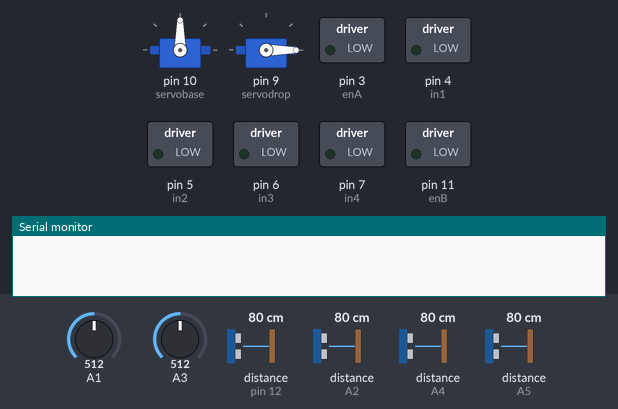
The sketch below on a simulated Arduino Uno, built with avr-gcc and run on an emulated ATmega328P. Shown: 2 × servo, switched loads named in the sketch (green lamp = pin HIGH), the last lines printed to the serial monitor. Wiring (inferred from the names in the program): 4 × ultrasonic range finder: trigger pin 2, echo A2 / trigger pin 8, echo A5 / trigger pin 13, echo pin 12 / trigger A0, echo A4. The test bench sets the inputs (shaded band); at power-on: distance to the obstacle (sensors on A2, A5, pin 12, A4) 80 cm, A1 = 512, A3 = 512. The echo pulse lasts 58.3 µs per cm; pins used as bus, display or sensor lines are not drawn.

Above: at 1.2 s.
1.3 s: distance to the obstacle (sensor on A2) set to 30 cm
At 4.0 s:
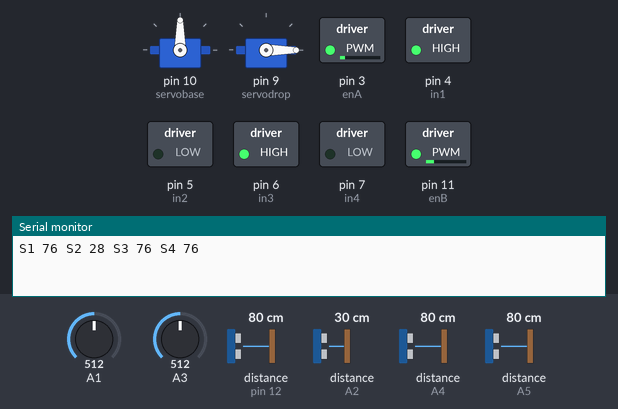
4.3 s: distance to the obstacle (sensor on A2) set to 26 cm
At 7.9 s:
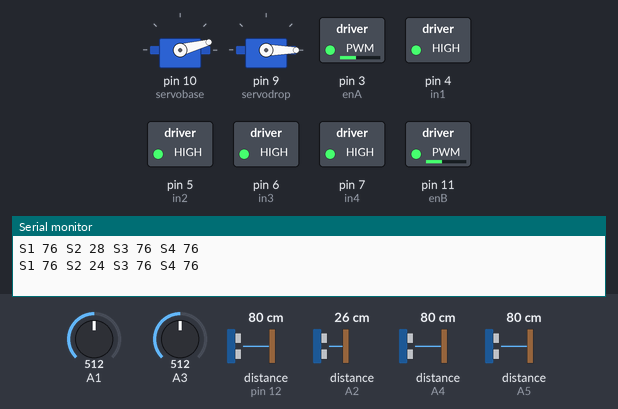
16.2 s: distance to the obstacle (sensor on A5) set to 7 cm
19.2 s: distance to the obstacle (sensor on A5) set to 4 cm
At 23.8 s:
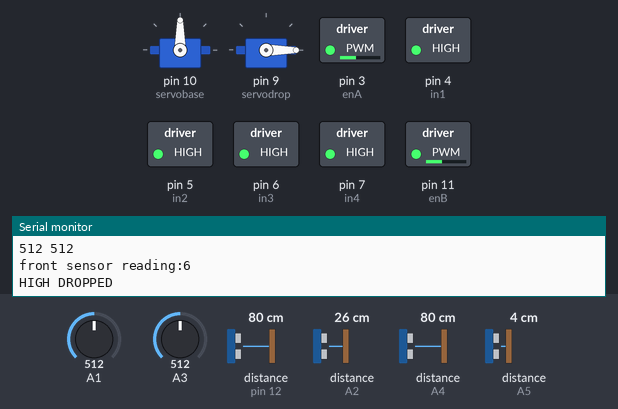
Timing chart, 0 to 29.5 s (numbered marks = the images above; inputs shaded):
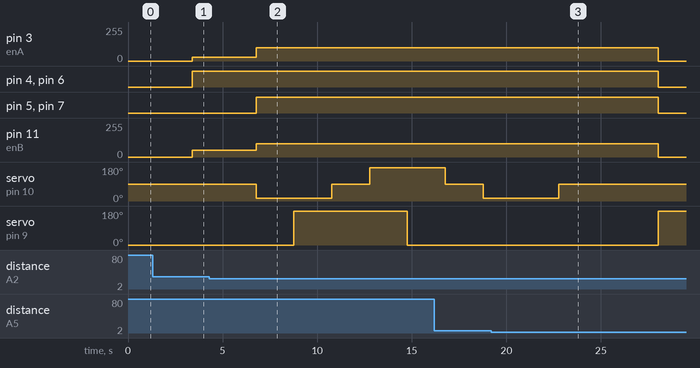

The sketch:

Naani_integrated.ino
```cpp
#define echof A5
#define echor A2
#define echol A4
#define echob 12
#define trigf 8
#define trigr 2
#define trigl A0
#define trigb 13

#include <RedBot.h>
#include <Servo.h>
Servo servobase;
Servo servodrop;

RedBotSensor left_sen = RedBotSensor(A1);
RedBotSensor center_sen = RedBotSensor(A3);
int pwm = 70;
int lineStandard = 750;

//motor one
int enA = 3;
int in1 = 4;
int in2 = 5;
// motor two
int enB = 11;
int in3 = 6;
int in4 = 7;
int drops = 0;
unsigned long dur1, dur2, dur3, dur4;
unsigned long dists[4] = {0, 0, 0, 0}, maxIn = 0;;
bool setDir = 0, pot1 = 0, ini = 0, drop = 0;
int dir = -1;
bool first_dropped = false;
bool bridge_dropped = false;
void setup ()
{
  //servo connections and settings
  servobase.attach(10);
  servodrop.attach(9);
  servobase.write(90); //90 centre, 0 right, 180 left
  servodrop.write(0);

  pinMode(in1, OUTPUT);
  pinMode(in2, OUTPUT);
  pinMode(in3, OUTPUT);
  pinMode(in4, OUTPUT);

  Serial.begin(9600);
  pinMode(echof, INPUT);
  pinMode(echor, INPUT);
  pinMode(echol, INPUT);
  pinMode(echob, INPUT);
  pinMode(trigf, OUTPUT);
  pinMode(trigr, OUTPUT);
  pinMode(trigl, OUTPUT);
  pinMode(trigb, OUTPUT);
}


void printAll() {
  Serial.print("S1"); //forward
  Serial.print(" ");
  Serial.print(dists[0]);
  Serial.print(" S2"); //right
  Serial.print(" ");
  Serial.print(dists[1]);
  Serial.print(" S3"); //left
  Serial.print(" ");
  Serial.print(dists[2]);
  Serial.print(" S4"); //backward
  Serial.print(" ");
  Serial.print(dists[3]);
  Serial.println(" ");
}
void loop ()
{
  for (int i =0;i<20;i++)
  {
    setDistances();
    delay(150);
  }
  if (!drop) //when first drop has not been set
  {
    printAll();
    if (!setDir)
    {
      if (wiggly(dists[1], dists[2], 4)) // if right and left in range SPECIAL CASE
      {
        if (dists[0] > dists[3]) //if forward greater than back
          dir = 1; //move forward
        else
          dir = 4; //move backward
        setDir = 1; //direction has been set
      }
      else if (wiggly(dists[0], dists[3], 4)) //if front and back in range SPECIAL CASE
      {
        if (dists[1] > dists[2]) //if right greater than  left
          dir = 2; //move left
        else
          dir = 3; //move right
        setDir = 1; //direction has been set
      }
      else //GENERIC CASE
      {
        maxIn = getMaxi(dists, 4); //set the maximum distance
        Serial.println(maxIn);
        while (!wiggly(dists[0],maxIn,15)) //while front doesn't get maximum reading
        {
          setDistances(); //set all distances again
          turnRight(70); //do it slowly
          delay(135);
          halt(100);
          delay(150);
          Serial.println("dash");
          printAll();
        }
        setDir = 1; //direction has been set
        dir = 1; //move forward
      }
    }
    if (!ini) //if initial = 0
    {
      switch (dir)
      {
        case 2: //if drection right
          while (!dists[0] < (maxIn)) // while front sensor less than max
          {
            setDistances();
            turnRight(70);
            delay(135);
            halt(100);
            delay(150);
          }
          break;
        case 3: //if direction is left
          while (!dists[0] < (maxIn)) // while front sensor less than max
          {
            setDistances();
            turnLeft(70);
            delay(135);
            halt(100);
            delay(150);
          }
          break;
        case 4: //if direction is back
          while (!dists[0] < (maxIn)) // while front sensor less than max
          {
            setDistances();
            turnRight(60);
            delay(135);
            halt(100);
            delay(150);
          }
          break;
      }
      ini = 1;
    }
    setDistances();
    if (!(wiggly(dists[1], 17, 10) || wiggly(dists[2], 17, 10))) //right left approximation, if close to box at 2,3
    {
      moveForward(50);
    }
    else
    {
      halt(100);
      drop = 1;
    }
    //drop condition
    if (drop)
    {
      if (!(wiggly(dists[1], 17, 2))) //on right sensor
      {
        dropIt(1);
      }
      if (!(wiggly(dists[2], 17, 2))) //on left sensor
      {
        dropIt(2);
        //check orientation
        if (dists[3] > dists[0]) //back greater than front
        {
          moveForward(60);
          delay(135); //can change
          for (int i =0; i <10; i++)
          {
            turnLeft(70);
          }
          delay(150);
          for (int i =0; i <10; i++)
          {
            moveForward(60);
          }

        }
      }
    }
  }
  //MOVE TO BRIDGE NOW
  /***LFR CODE****/
  if (drop)
  {
    pwm = 100;
    Serial.print(left_sen.read());
    Serial.print(" ");
    Serial.println(center_sen.read());

    //get readings from front ultrasonic sensor
    digitalWrite(trigf, LOW);
    delayMicroseconds(2);
    digitalWrite(trigf, HIGH);
    delayMicroseconds(10);
    digitalWrite(trigf, LOW);
    dur1 = pulseIn(echof, HIGH);
    dur1 = (dur1 * (0.033)) / 2;

    Serial.print("front sensor reading:");
    Serial.println(dur1);
    //get readings from IR
    while (dur1 < 5 && (dur1 >= 4 || dur1 >= 3))
    {
      dropIt(0);
      stopMoving();
      Serial.println("LAST DROPPED AND STOPPED MOVING");
    }
    if ((left_sen.read() > 500) && (center_sen.read() < 500)) { turnLeft(pwm); }
    else if ((left_sen.read() < 500) && (center_sen.read() > 500)) { turnRight(pwm); }
    else if ((left_sen.read() > 500) && (center_sen.read() > 500)) { Serial.println("HIGH DROPPED"); halt(pwm); dropIt(1); bridge_dropped = true; for(int i = 0; i < 30; i++) {moveForward(pwm);} halt(100); pwm = 60; } //if both high on bridge
    else {moveForward(pwm); }
  }
}
bool wiggly(unsigned int val1, unsigned int val2, unsigned int range)
{
  return (val1 < (val2 + range) && val1 > (val2 - range)); //true if in the range
}
int getMaxi(unsigned long* ar, int len)
{
  int maxi = ar[0];
  for (int i = 0; i < len; i++)
  {
    if (ar[i] > maxi)
    {
      maxi = ar[i];
    }
  }
  return maxi;
}
void setDistances()
{
  digitalWrite(trigf, LOW);
  delayMicroseconds(2);
  digitalWrite(trigf, HIGH);
  delayMicroseconds(10);
  digitalWrite(trigf, LOW);
  dur1 = pulseIn(echof, HIGH);

  digitalWrite(trigr, LOW);
  delayMicroseconds(2);
  digitalWrite(trigr, HIGH);
  delayMicroseconds(10);
  digitalWrite(trigr, LOW);
  dur2 = pulseIn(echor, HIGH);

  digitalWrite(trigl, LOW);
  delayMicroseconds(2);
  digitalWrite(trigl, HIGH);
  delayMicroseconds(10);
  digitalWrite(trigl, LOW);
  dur3 = pulseIn(echol, HIGH);

  digitalWrite(trigb, LOW);
  delayMicroseconds(2);
  digitalWrite(trigb, HIGH);
  delayMicroseconds(10);
  digitalWrite(trigb, LOW);
  dur4 = pulseIn(echob, HIGH);

  unsigned int df,dr,dl,db;
  df = (dur1 * (0.033)) / 2;
  dr = (dur2 * (0.033)) / 2;
  dl = (dur3 * (0.033)) / 2;
  db = (dur4 * (0.033)) / 2;
  if (df < 400)
    dists[0] = df;
  if (dr <400)
    dists[1] = dr;
  if (dl <400)
    dists[2] = dl;
  if (db <400)
    dists[3] = db;
}

void dropIt(int dir)
{
  // 0 forward, 1 right, 2 left
  if (dir == 0)
  {
    servodrop.write(180);
  }
  if (dir == 1) //right
  {
    servobase.write(15); //or zero depending upon direction.
    delay(2000);
    if (!first_dropped)
    {
      servodrop.write(180);
      first_dropped = true;
    }
    else
    {
      servodrop.write(-180);
    }
    delay(2000);
    servobase.write(90);
    delay(2000);
  }
  if (dir == 2) //left
  {
    servobase.write(175); //or zero depending upon direction.
    delay(2000);
    if (!first_dropped)
    {
      servodrop.write(180);
      first_dropped = true;
    }
    else
    {
      servodrop.write(-180);
    }
    delay(2000);
    servobase.write(90);
    delay(2000);
  }

}

void moveForward(int pwm)
{
  analogWrite(enA, pwm-20);
  digitalWrite(in1, HIGH);
  digitalWrite(in2, LOW);
  analogWrite(enB, pwm);
  digitalWrite(in3, HIGH);
  digitalWrite(in4, LOW);
  //delay(100);
}

void stopMoving()
{
  analogWrite(enA, 0);
  digitalWrite(in1, LOW);
  digitalWrite(in2, LOW);
  analogWrite(enB, 0);
  digitalWrite(in3, LOW);
  digitalWrite(in4, LOW);
  //delay(100);
}
void turnLeft(int pwm)
{
  analogWrite(enA, pwm);
  digitalWrite(in1, HIGH);
  digitalWrite(in2, LOW);
  analogWrite(enB, pwm);
  digitalWrite(in3, LOW);
  digitalWrite(in4, HIGH);
}

void turnRight(int pwm)
{
  analogWrite(enA, pwm);
  digitalWrite(in1, LOW);
  digitalWrite(in2, HIGH);
  analogWrite(enB, pwm);
  digitalWrite(in3, HIGH);
  digitalWrite(in4, LOW);
}

void halt(int pwm)
{
  analogWrite(enA, pwm);
  digitalWrite(in1, HIGH);
  digitalWrite(in2, HIGH);
  analogWrite(enB, pwm);
  digitalWrite(in3, HIGH);
  digitalWrite(in4, HIGH);
}
```

Measured:
- the behaviour switches between 29 and 28 cm on distance to the obstacle (sensor on A2) (found by bisection; images 1 and 2)
- the behaviour switches between 6 and 5 cm on distance to the obstacle (sensor on A5) (found by bisection; images 2 and 3)
- after the input at 4.3 s, pin 3 (enA): 30/255 → 100/255 after 2.5 s; pin 5 (in2), pin 7 (in4): LOW → HIGH after 2.5 s; pin 11 (enB): 50/255 → 100/255 after 2.5 s; servo on pin 10 (servobase): 90° → 15° after 2.5 s, → 90° 4.0 s later, → 175° 2.0 s later; servo on pin 9 (servodrop): 0° → 180° after 4.5 s, → 0° 6.0 s later
- after the input at 19.2 s, pin 3 (enA), pin 11 (enB): 100/255 → 0/255 after 8.8 s; pin 4 (in1), pin 5 (in2), pin 6 (in3), pin 7 (in4): HIGH → LOW after 8.8 s; servo on pin 10 (servobase): goes on until 22.8 s, then stays 90°; servo on pin 9 (servodrop): 0° → 180° after 8.8 s
